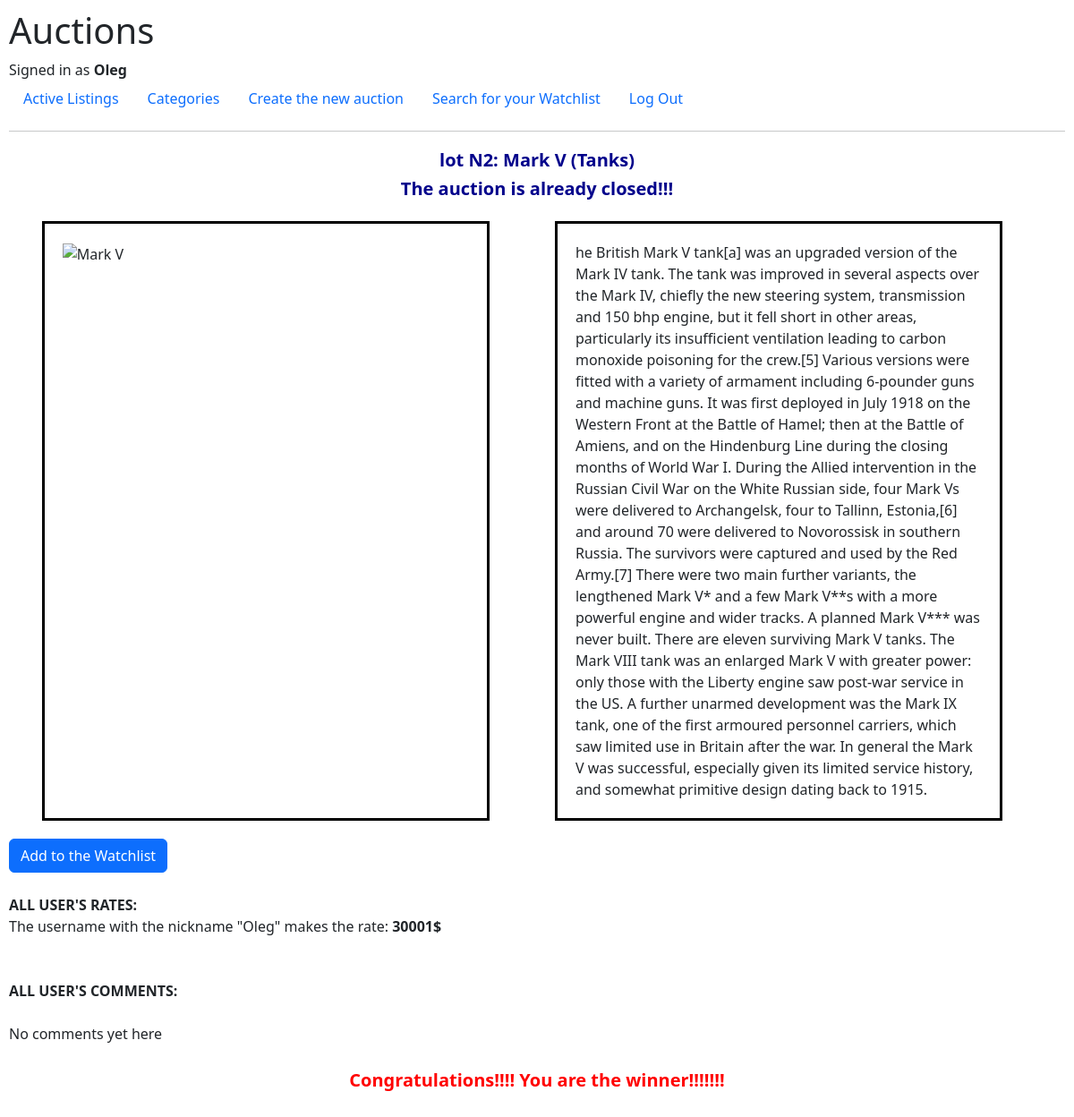
The page /auction/2 (signed in) on the database its author committed.
### auctions/models.py (models this page shows, shortened)
class User(AbstractUser):
    auctions = models.ManyToManyField(Auction, blank = True, related_name = "users")
    def __str__(self):
        return f"{self.username}"

class Auction(models.Model):
    user_creator = models.CharField(max_length = 64)
    name = models.CharField(max_length = 100, blank = False)
    information = models.TextField(blank = False)
    startprice = models.IntegerField(blank = False)
    photo = models.URLField()
    category = models.CharField(max_length = 64, blank = False)
    not_closed = models.BooleanField(default = True)

class Rate(models.Model):
    rate = models.IntegerField()
    rating_user = models.ForeignKey(User, on_delete = models.CASCADE, related_name = "rates")
    auction = models.ForeignKey(Auction, on_delete = models.CASCADE, related_name = "rate_auction")

### auctions/views.py (the view, shortened to what this page needs)
# urls.py: path("auction/<int:auction_id>", views.auction, name="auction"),
def auction(request, auction_id):
    if not request.user.is_authenticated:
        return render(request, "auctions/login.html")
    auction = Auction.objects.get(pk = auction_id)             # getting the auction we are watching
    rates = Rate.objects.filter(auction = auction)             # getting the rates list
    comments = Comment.objects.filter(auction = auction)       # getiing the commens list
    user = request.user                                        # getting our user
    auctions = user.auctions.all()                             # getting the all user's auctions list
    user_creator = str(auction.user_creator)
    current_user = str(user)
    last_rate = rates.last()                                   # getting the last users rate
    if auction.not_closed == True:
        if last_rate:
            actual_price = last_rate.rate
        else:
            actual_price = auction.startprice
        return render(request, "auctions/auction.html", {
            "auctions": auctions,
            "auction": auction,
            "rates": rates,
            "comments": comments,
            "actual_price": actual_price,
            "user_creator": user_creator,
            "current_user": current_user
        })
    else:
        if last_rate:
            user_winner = last_rate.rating_user
        else:
            user_winner = auction.user_creator
        if user == user_winner:
            return render(request, "auctions/auction.html", {
                "auctions": auctions,
                "auction": auction,
                "rates": rates,
                "comments": comments,
                "message": "Congratulations!!!! You are the winner!!!!!!!"
            })

### auctions/templates/auctions/auction.html (shortened to what this page needs)
{% extends "auctions/layout.html" %}
{% block body %}
    {% if auction.not_closed == True %}
        <div id="text">
            <b>lot N{{ auction.id }}: {{ auction.name }} ({{ auction.category}})</b>
        </div>
        <div id="text">
            <b>Current price: {{ actual_price }}$ (The startprice: {{ auction.startprice }}$)</b>
        </div>
        <div class="flex-container" style="justify-content: space-around;">
            <div>
                <img src="{{ auction.photo }}" alt="{{ auction.name }}"><br>
            </div>
            <div class="invis">
                {{ auction.information }}
            </div><br><br><br>
        </div>
        {% if auction in auctions %}
            <form action="{% url 'auction' auction.id %}" method="post">
                {% csrf_token %}
                <input type="submit" value="Delete from the Watchlist" class="btn btn-warning">
            </form>
        {% else %}
            <form action="{% url 'auction' auction.id %}" method="post" >
                {% csrf_token %}
                <input type="submit" value="Add to the Watchlist" class="btn btn-primary">
            </form>
        {% endif %}<br>
        {{ message }}<br>
        <form action="{% url 'rate' auction.id %}" method="post" class="row g-3">
            {% csrf_token %}
            <div div class="col-auto">
                <input type="number" name="rate" placeholder="Make your rate" class="form-control">
            </div>
            <div div class="col-auto">
                <input type="submit" value="Add your rate" class="btn btn-primary mb-3">
            </div>
        </form><br>
        <b>ALL USER'S RATES:</b><br><br>
        {% for rate in rates %}
            The username with the nickname "{{ rate.rating_user }}" makes the rate:
            <b>{{ rate.rate }}$</b><br>
        {% empty %}
            No rates yet here<br>
        {% endfor %}<br>
        <form action="{% url 'comment' auction.id %}" method="post">
            {% csrf_token %}
            <div div class="form-floating">
                <textarea name="comment" class="form-control" style="height:300px"></textarea>
            </div><br>
            <div class="d-grid gap-2">
                <input type="submit" value="Add your comment" class="btn btn-primary">
            </div>
        </form><br>
        <b>ALL USER'S COMMENTS:</b><br><br>
        {% for comment in comments %}
            <b>{{ comment.commenting_user }}: </b><br>
            {{ comment.comment }}<br><br>
        {% empty %}
            No comments yet here<br>
        {% endfor %}<br>
        {% if current_user == user_creator %}
            <form action="{% url 'close' auction.id %}" method="post">
                {% csrf_token %}
                <input type="submit" value="Close the auction" class="btn btn-danger btn-lg">
            </form>
        {% endif %}
    {% else %}
        <div id="text">
            <b>lot N{{ auction.id }}: {{ auction.name }} ({{ auction.category}})</b>
        </div>
        <div id="text">
            <b>The auction is already closed!!!</b>
        </div>
        <div class="flex-container" style="justify-content: space-around;">
            <div>
                <img src="{{ auction.photo }}" alt="{{ auction.name }}" width="660" height="500"><br>
            </div>
            <div class="invis">
                {{ auction.information }}
            </div><br><br><br>
        </div>
        {% if auction in auctions %}
            <form action="{% url 'auction' auction.id %}" method="post" >
                {% csrf_token %}
                <input type="submit" value="Delete from the Watchlist" class="btn btn-warning">
            </form>
        {% else %}
            <form action="{% url 'auction' auction.id %}" method="post">
                <input type="submit" value="Add to the Watchlist" class="btn btn-primary">
            </form>
        {% endif %}<br>
        <b>ALL USER'S RATES:</b><br>
        {% for rate in rates %}
            The username with the nickname "{{ rate.rating_user }}" makes the rate:
            <b>{{ rate.rate }}$</b><br>
        {% empty %}
            No rates yet here<br>
        {% endfor %}<br><br>
        <b>ALL USER'S COMMENTS:</b><br><br>
        {% for comment in comments %}
            <b>{{ comment.commenting_user }}: </b><br>
            {{ comment.comment }}<br><br>
        {% empty %}
            No comments yet here<br>
        {% endfor %}<br>
        <div id="text" style="color:red">
            <b>{{ message }}</b>
        </div><br><br><br>
    {% endif %}
{% endblock %}

### auctions/templates/auctions/layout.html (shortened to what this page needs)
{% load static %}
<!DOCTYPE html>
<html lang="en">
<head>
    <link href="https://cdn.jsdelivr.net/npm/bootstrap@5.2.2/dist/css/bootstrap.min.css" rel="stylesheet">
    <link href="{% static 'auctions/styles.css' %}" rel="stylesheet">
</head>
    <body>
        <h1>Auctions</h1>
        <div>
            {% if user.is_authenticated %}
                Signed in as <strong>{{ user.username }}</strong>
            {% else %}
                Not signed in.
            {% endif %}
        </div>
        <ul class="nav">
            <li class="nav-item">
                <a class="nav-link" href="{% url 'index' %}">Active Listings</a>
            </li>
            <li class="nav-item">
                <a class="nav-link" href="{% url 'categories' %}">Categories</a>
            </li>
            {% if user.is_authenticated %}
                <li class="nav-item">
                    <a class="nav-link" href="{% url 'new' %}">Create the new auction</a>
                </li>
                <li class="nav-item">
                    <a class="nav-link" href="{% url 'watchlist' user.username %}">Search for your Watchlist</a>
                </li>
            {% endif %}
            {% if user.is_authenticated %}
                <li class="nav-item">
                    <a class="nav-link" href="{% url 'logout' %}">Log Out</a>
                </li>
            {% endif %}
        </ul>
        <hr>
        {% block body %}
        {% endblock %}
    </body>
</html>

### auctions/static/auctions/styles.css (style rules this page uses)
body { padding: 10px; background-color: white; }
@media (min-width: 501px) { .flex-container { display: flex; flex-flow: row wrap; justify-content: flex-start; flex: 100%; background-color: white; } }
@media (min-width: 501px) { .flex-container > div { background-color: white; margin: 20px; padding: 20px; width: 500px; height: auto; border: 3px solid rgb(0, 0, 0); } }
div > img { width: 100%; height: auto; }
#text { text-align: center; color: darkblue; text-decoration: none; padding-top: 1px; padding-bottom: 1px; cursor: pointer; font-size: 20px; }
.invis { overflow-x: hidden; overflow-y: scroll; }

### rows shown on the page
User: username "Oleg"
Auction: id "2", name "Mark V", category "Tanks", information "he British Mark V tank[a] was an upgraded version of the Mark IV tank. The tank was improved in several aspects over the Mark IV, chiefly the new steering system, transmission and 150 bhp engine, but it fell short in other areas, particularly its insufficient ventilation leading to carbon monoxide poisoning for the crew.[5] Various versions were fitted with a variety of armament including 6-pounder guns and machine guns. It was first deployed in July 1918 on the Western Front at the Battle of Hamel; then at the Battle of Amiens, and on the Hindenburg Line during the closing months of World War I. During the Allied intervention in the Russian Civil War on the White Russian side, four Mark Vs…"
Rate: rating_user "Oleg", rate "30001"

### other values the page prints
{{ message }} "Congratulations!!!! You are the winner!!!!!!!"
